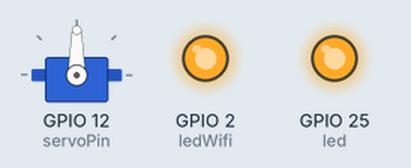
Simulated run of this sketch. Board: ESP32. On the bench: servo, output pins drawn as LEDs (lit = HIGH). WiFi joins after 1.5 s; servers stay silent unless stated; what the sketch prints to the serial monitor is not drawn.

Above: at 0.1 s.
At 1.1 s:
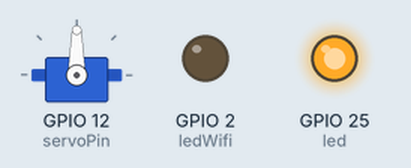
Timing chart, 0 to 2.6 s (numbered marks = the images above):
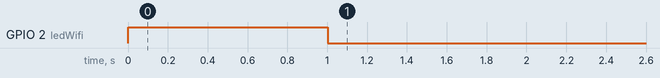

The sketch:

Conexion_servo_internet.ino
```cpp
#include <WiFi.h>
#include <HTTPClient.h>
#include <Servo.h>
#include <ArduinoJson.h>
//—–credenciales de red
const char* ssid = "Wifi_name"; //SSID
const char* pass = "Wifi_password"; // password
const char* host = "https://url/GetData.php";

WiFiServer server(80);
WiFiClient client;
HTTPClient http;
Servo servo;

//—– Varibles de tiempo
unsigned long lastTime = 0;
unsigned long timerDelay = 0 ;

#define led 25
#define ledWifi 2
#define servoPin 12

void connectWifi(){
  Serial.print("Conectando a ");
  Serial.println(ssid);
  WiFi.begin(ssid, pass);
  while (WiFi.status() != WL_CONNECTED) {
      Serial.print(".");
      digitalWrite(ledWifi,HIGH);
      delay(1000);
      digitalWrite(ledWifi,LOW);
      delay(1000);
  }
  // Imprimir local IP address y inicializar servidor web
  Serial.println("");
  Serial.println("WiFi conectado.");
  Serial.println("IP address: ");
  Serial.println(WiFi.localIP());
  digitalWrite(ledWifi,LOW);
}

void setup() {

  pinMode(led, OUTPUT);
  pinMode(ledWifi, OUTPUT);
  digitalWrite(led, HIGH);

  Serial.begin(115200);

  servo.attach(servoPin);

  connectWifi();
  server.begin();
}


void loop() {
  DynamicJsonDocument doc(1024);

    if (WiFi.status() != WL_CONNECTED){
     connectWifi();
    }

  http.begin(host);
  http.addHeader("Content-Type","application/json");
  int httpResponseCode = http.GET();
  if (httpResponseCode > 0) {
    Serial.print("HTTP Response code: ");
    Serial.println(httpResponseCode);
    String entrada = http.getString();
    Serial.println(entrada);

    DeserializationError err = deserializeJson(doc, entrada);
    JsonObject obj = doc.as<JsonObject>();
    int posicion_servo = doc[0]["servo"];
    int estado_Led = doc[0]["led"];


    ejecutar(estado_Led,posicion_servo);
  }
  else {
    Serial.print("Error code: ");
    Serial.println(httpResponseCode);
  }

  http.end();
  delay(5000);
}

void ejecutar(int estado_led,int posicion_servo){
  if(estado_led == 0){
    digitalWrite(led,HIGH);
  }else if(estado_led == 1){
    digitalWrite(led,LOW);
  }
  servo.write(posicion_servo);
}
```
